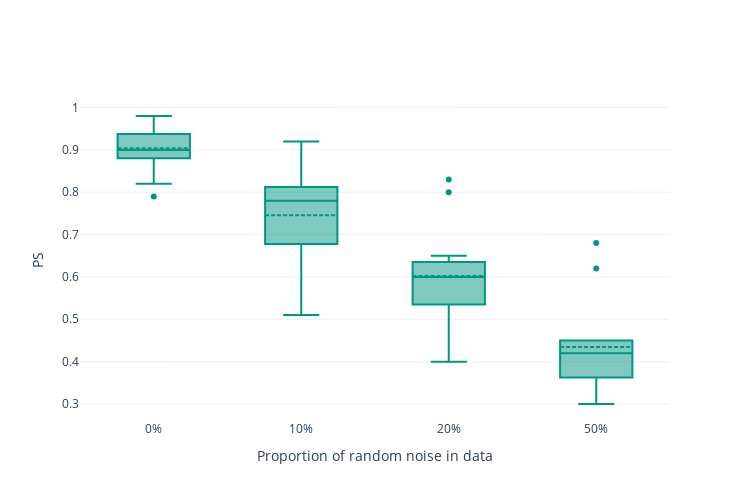

Here is the notebook cell this chart was saved with:
### Code cell
plot_noise(pca_conv_5, "PS", True, plot_prefix="PCA")

### Figure 1 — Plotly figure (JSON) as saved in the notebook; plotly's stock layout.template omitted (floating-point values rounded to 4 significant figures)
{"data": [{"boxmean": true, "marker": {"color": "rgb(0, 150, 130)"}, "name": "0%", "y": [0.96, 0.82, 0.93, 0.93, 0.88, 0.9, 0.9, 0.98, 0.79, 0.92, 0.9, 0.96, 0.88], "type": "box"}, {"boxmean": true, "marker": {"color": "rgb(0, 150, 130)"}, "name": "10%", "y": [0.81, 0.51, 0.78, 0.88, 0.68, 0.74, 0.72, 0.82, 0.59, 0.78, 0.79, 0.92, 0.67], "type": "box"}, {"boxmean": true, "marker": {"color": "rgb(0, 150, 130)"}, "name": "20%", "y": [0.59, 0.4, 0.61, 0.8, 0.58, 0.62, 0.54, 0.63, 0.46, 0.6, 0.65, 0.83, 0.52], "type": "box"}, {"boxmean": true, "marker": {"color": "rgb(0, 150, 130)"}, "name": "50%", "y": [0.31, 0.3, 0.43, 0.68, 0.44, 0.45, 0.42, 0.45, 0.37, 0.42, 0.42, 0.62, 0.34], "type": "box"}], "layout": {"xaxis": {"title": {"text": "Proportion of random noise in data"}}, "yaxis": {"title": {"text": "PS"}}, "height": 500, "width": 750, "showlegend": false}}
